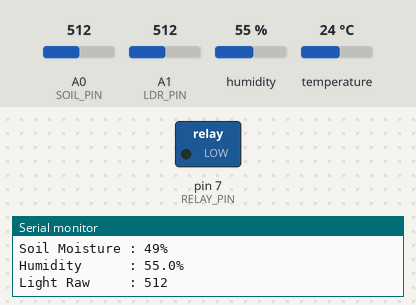
A sketch run on a simulated Arduino Uno, built with avr-gcc and run on an emulated ATmega328P. On the bench: switched loads named in the sketch (green lamp = pin HIGH), the last lines printed to the serial monitor. The test bench sets the inputs (shaded band); at power-on: A0 (SOIL_PIN) = 512, A1 (LDR_PIN) = 512, humidity 55 %, temperature 24 °C. The modem accepts every AT command (registered, SIM ready, sends succeed) and sends nothing else.

Above: at 3.7 s.
3.8 s: A0 (SOIL_PIN) set to 655
6.1 s: A0 (SOIL_PIN) set to 673
At 7.7 s:
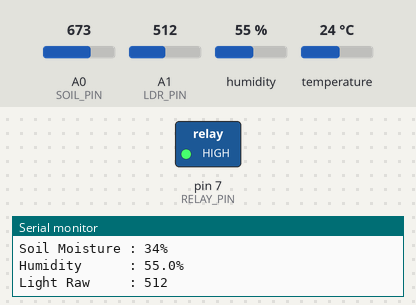
Timing chart, 0 to 9.2 s (numbered marks = the images above; inputs shaded):
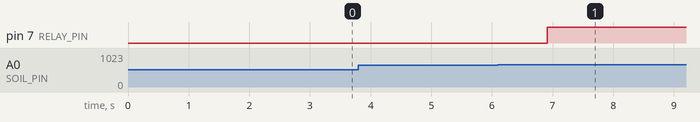

Measured:
- the behaviour switches between 664 and 665 on A0 (SOIL_PIN) (found by bisection; images 0 and 1)
- after the input at 6.1 s, pin 7 (RELAY_PIN): LOW → HIGH after 0.81 s

The sketch:

plant.ino
```cpp
#include <DHT.h>
#include <SoftwareSerial.h>

// =====================================================
//                 PIN CONFIGURATION
// =====================================================

#define SOIL_PIN A0
#define LDR_PIN  A1

#define DHT_PIN 2
#define DHT_TYPE DHT11

#define RELAY_PIN 7

// GSM
#define GSM_RX 10     // Arduino RX <- GSM TX
#define GSM_TX 11     // Arduino TX -> GSM RX


// =====================================================
//                    OBJECTS
// =====================================================

DHT dht(DHT_PIN, DHT_TYPE);
SoftwareSerial gsm(GSM_RX, GSM_TX);


// =====================================================
//                  PHONE NUMBER
// =====================================================

const char phoneNumber[] = "+918918952076";


// =====================================================
//              MOISTURE THRESHOLDS
// =====================================================

// Pump starts below this moisture
const int WATER_START = 35;

// Pump stops at this moisture
const int WATER_STOP = 60;


// =====================================================
//             SOIL MOISTURE CALIBRATION
// =====================================================

// Dry sensor = 1023
// Wet sensor = 0

const int SOIL_DRY_RAW = 1023;
const int SOIL_WET_RAW = 0;


// =====================================================
//                 TIMING SETTINGS
// =====================================================

// Sensor data sent to Python every 1 second
const unsigned long SENSOR_INTERVAL = 1000;

// Maximum time pump is allowed to run
// 30 minutes = 1800000 ms
const unsigned long MAX_PUMP_RUNTIME = 1800000UL;


// =====================================================
//                    VARIABLES
// =====================================================

bool pumpState = false;

// Moisture before watering
int previousMoisture = 0;

// Current moisture
int currentMoisture = 0;

// Latest humidity
float humidity = 0;

// Latest light level
int lightLevel = 0;

// Raw sensor values
int soilRaw = 0;
int lightRaw = 0;

// Timing
unsigned long lastSensorRead = 0;
unsigned long pumpStartTime = 0;


// =====================================================
//                       SETUP
// =====================================================

void setup() {

  Serial.begin(9600);

  gsm.begin(9600);

  dht.begin();

  pinMode(RELAY_PIN, OUTPUT);

  // Pump OFF at startup
  digitalWrite(RELAY_PIN, LOW);

  delay(1000);

  Serial.println();
  Serial.println("=================================");
  Serial.println("          PlantPulse AI");
  Serial.println("     SMART PLANT MONITORING");
  Serial.println("=================================");

  // ---------------------------------------------------
  // GSM INITIALIZATION
  // ---------------------------------------------------

  gsm.println("AT");
  delay(500);

  gsm.println("ATE0");
  delay(500);

  gsm.println("AT+CMGF=1");
  delay(500);

  // Clear old GSM responses
  while (gsm.available()) {
    gsm.read();
  }

  Serial.println("GSM Initialized");
  Serial.println("System Started");
  Serial.println("---------------------------------");
}


// =====================================================
//                        LOOP
// =====================================================

void loop() {

  // ---------------------------------------------------
  // Read sensors every 1 second
  // ---------------------------------------------------

  if (millis() - lastSensorRead >= SENSOR_INTERVAL) {

    lastSensorRead = millis();

    readSensors();

    printStatus();

    controlPump();

    sendPythonData();
  }


  // ---------------------------------------------------
  // SAFETY CHECK
  // ---------------------------------------------------

  if (pumpState == true) {

    if (millis() - pumpStartTime >= MAX_PUMP_RUNTIME) {

      stopPumpSafety();
    }
  }
}


// =====================================================
//                  READ ALL SENSORS
// =====================================================

void readSensors() {

  // ===================================================
  // SOIL MOISTURE
  // ===================================================

  soilRaw = analogRead(SOIL_PIN);

  currentMoisture = map(
    soilRaw,
    SOIL_DRY_RAW,
    SOIL_WET_RAW,
    0,
    100
  );

  currentMoisture = constrain(
    currentMoisture,
    0,
    100
  );


  // ===================================================
  // HUMIDITY
  // ===================================================

  float newHumidity = dht.readHumidity();

  if (!isnan(newHumidity)) {

    humidity = newHumidity;
  }


  // ===================================================
  // LIGHT
  // ===================================================

  lightRaw = analogRead(LDR_PIN);

  /*
     More light = lower analog value
     Less light = higher analog value
  */

  lightLevel = map(
    lightRaw,
    1023,
    0,
    0,
    100
  );

  lightLevel = constrain(
    lightLevel,
    0,
    100
  );
}


// =====================================================
//                 WATER PUMP CONTROL
// =====================================================

void controlPump() {

  // ===================================================
  // START WATERING
  // ===================================================

  if (
    currentMoisture < WATER_START &&
    pumpState == false
  ) {

    // Save moisture BEFORE watering
    previousMoisture = currentMoisture;

    Serial.println();
    Serial.println("=================================");
    Serial.println("SOIL IS DRY!");
    Serial.println("STARTING WATERING");
    Serial.println("=================================");


    // -------------------------------------------------
    // SEND START SMS FIRST
    // -------------------------------------------------

    bool smsOK = sendSMS(
      "PlantPulse AI\n"
      "Watering started.\n"
      "Soil: " + String(previousMoisture) + "%"
    );

    if (smsOK) {
      Serial.println("Start SMS: OK");
    } else {
      Serial.println("Start SMS: FAILED");
    }


    // -------------------------------------------------
    // TURN PUMP ON
    // -------------------------------------------------

    digitalWrite(RELAY_PIN, HIGH);

    pumpState = true;

    pumpStartTime = millis();
  }


  // ===================================================
  // STOP WATERING
  // ===================================================

  if (
    currentMoisture >= WATER_STOP &&
    pumpState == true
  ) {

    stopPump();
  }
}


// =====================================================
//                  NORMAL PUMP STOP
// =====================================================

void stopPump() {

  // ---------------------------------------------------
  // TURN PUMP OFF FIRST
  // ---------------------------------------------------

  digitalWrite(RELAY_PIN, LOW);

  pumpState = false;


  Serial.println();
  Serial.println("=================================");
  Serial.println("TARGET MOISTURE REACHED");
  Serial.println("WATERING COMPLETED");
  Serial.println("PUMP OFF");
  Serial.println("=================================");


  // ---------------------------------------------------
  // SEND SHORT COMPLETION SMS
  // ---------------------------------------------------

  bool smsOK = sendSMS(
    "PlantPulse AI\n"
    "Watering completed.\n"
    "Soil: " + String(currentMoisture) + "%"
  );

  if (smsOK) {
    Serial.println("Completion SMS: OK");
  } else {
    Serial.println("Completion SMS: FAILED");
  }
}


// =====================================================
//             SAFETY PUMP STOP
// =====================================================

void stopPumpSafety() {

  digitalWrite(RELAY_PIN, LOW);

  pumpState = false;


  Serial.println();
  Serial.println("!!!!!!!!!!!!!!!!!!!!!!!!!!!!!!!!");
  Serial.println("PUMP SAFETY TIMEOUT");
  Serial.println("PUMP FORCED OFF");
  Serial.println("CHECK SOIL SENSOR / WATER SUPPLY");
  Serial.println("!!!!!!!!!!!!!!!!!!!!!!!!!!!!!!!!");


  // ---------------------------------------------------
  // SHORT SAFETY SMS
  // ---------------------------------------------------

  bool smsOK = sendSMS(
    "PlantPulse AI\n"
    "SAFETY ALERT!\n"
    "Pump stopped after 30 min.\n"
    "Check sensor/water."
  );

  if (smsOK) {
    Serial.println("Safety SMS: OK");
  } else {
    Serial.println("Safety SMS: FAILED");
  }
}


// =====================================================
//                 SEND DATA TO PYTHON
// =====================================================

void sendPythonData() {

  /*
     Python receives:

     DATA,soil,humidity,light,pump

     Example:

     DATA,42,65.5,78,0
  */

  Serial.print("DATA,");

  Serial.print(currentMoisture);
  Serial.print(",");

  Serial.print(humidity, 1);
  Serial.print(",");

  Serial.print(lightLevel);
  Serial.print(",");

  Serial.println(
    pumpState ? 1 : 0
  );
}


// =====================================================
//                  SERIAL MONITOR
// =====================================================

void printStatus() {

  Serial.println();
  Serial.println("---------------------------------");

  Serial.print("Soil Raw      : ");
  Serial.println(soilRaw);

  Serial.print("Soil Moisture : ");
  Serial.print(currentMoisture);
  Serial.println("%");

  Serial.print("Humidity      : ");
  Serial.print(humidity, 1);
  Serial.println("%");

  Serial.print("Light Raw     : ");
  Serial.println(lightRaw);

  Serial.print("Light Level   : ");
  Serial.print(lightLevel);
  Serial.println("%");

  Serial.print("Pump          : ");

  if (pumpState) {

    Serial.println("ON");

  } else {

    Serial.println("OFF");
  }
}


// =====================================================
//                     SEND SMS
// =====================================================

bool sendSMS(String message) {

  Serial.println();
  Serial.println("GSM: Sending SMS...");


  // ---------------------------------------------------
  // CLEAR OLD GSM DATA
  // ---------------------------------------------------

  while (gsm.available()) {
    gsm.read();
  }


  // ---------------------------------------------------
  // SMS TEXT MODE
  // ---------------------------------------------------

  gsm.println("AT+CMGF=1");

  if (!waitForResponse("OK", 3000)) {

    Serial.println("GSM ERROR: CMGF");
    return false;
  }


  // ---------------------------------------------------
  // SET RECIPIENT
  // ---------------------------------------------------

  gsm.print("AT+CMGS=\"");
  gsm.print(phoneNumber);
  gsm.println("\"");


  // ---------------------------------------------------
  // WAIT FOR > PROMPT
  // ---------------------------------------------------

  if (!waitForPrompt(5000)) {

    Serial.println("GSM ERROR: No > prompt");
    return false;
  }


  // ---------------------------------------------------
  // SEND MESSAGE
  // ---------------------------------------------------

  gsm.print(message);


  // ---------------------------------------------------
  // CTRL + Z
  // ---------------------------------------------------

  gsm.write(26);


  // ---------------------------------------------------
  // WAIT FOR SMS RESULT
  // ---------------------------------------------------

  if (waitForSMSResult(10000)) {

    Serial.println("GSM: SMS confirmed.");
    return true;

  } else {

    Serial.println("GSM ERROR: SMS not confirmed.");
    return false;
  }
}


// =====================================================
//                WAIT FOR GSM PROMPT
// =====================================================

bool waitForPrompt(unsigned long timeout) {

  unsigned long startTime = millis();

  while (millis() - startTime < timeout) {

    if (gsm.available()) {

      char c = gsm.read();

      Serial.write(c);

      if (c == '>') {

        return true;
      }
    }
  }

  return false;
}


// =====================================================
//               WAIT FOR GSM RESPONSE
// =====================================================

bool waitForResponse(
  const char* expected,
  unsigned long timeout
) {

  unsigned long startTime = millis();

  byte match = 0;
  byte expectedLength = strlen(expected);

  while (millis() - startTime < timeout) {

    if (gsm.available()) {

      char c = gsm.read();

      Serial.write(c);

      if (c == expected[match]) {

        match++;

        if (match >= expectedLength) {

          return true;
        }

      } else {

        match = 0;
      }
    }
  }

  return false;
}


// =====================================================
//              WAIT FOR SMS RESULT
// =====================================================

bool waitForSMSResult(unsigned long timeout) {

  unsigned long startTime = millis();

  char buffer[32];
  byte index = 0;

  while (millis() - startTime < timeout) {

    while (gsm.available()) {

      char c = gsm.read();

      Serial.write(c);

      // Store response characters
      if (index < sizeof(buffer) - 1) {

        buffer[index++] = c;
        buffer[index] = '\0';
      }

      // Successful SMS
      if (strstr(buffer, "+CMGS:") != NULL) {

        // Wait briefly for final OK
        unsigned long okStart = millis();

        while (millis() - okStart < 5000) {

          if (gsm.available()) {

            char r = gsm.read();

            Serial.write(r);

            if (r == 'O') {

              if (gsm.available()) {

                char k = gsm.read();

                Serial.write(k);

                if (k == 'K') {

                  return true;
                }
              }
            }
          }
        }

        return true;
      }

      // GSM error
      if (strstr(buffer, "ERROR") != NULL) {

        return false;
      }

      if (strstr(buffer, "+CMS ERROR") != NULL) {

        return false;
      }
    }
  }

  return false;
}
```
